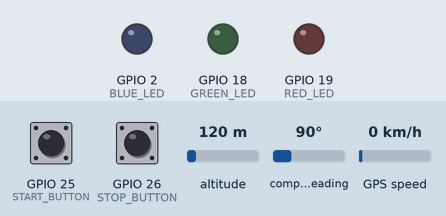
This sketch was run on a simulated ESP32. Shown: output pins drawn as LEDs (lit = HIGH). Dashed ring = blinking. Inputs (shaded band) come from the test bench; at power-on: GPIO 25 (START_BUTTON) HIGH, GPIO 26 (STOP_BUTTON) HIGH, altitude 120 m, compass heading 90°, GPS speed 0 km/h. WiFi joins after 1.5 s; servers stay silent unless stated; the GPS gets a fix after 3 s at 37.7749, -122.4194 with 8 satellites; what the sketch prints to the serial monitor is not drawn.

Above: at 1.2 s.
1.3 s: GPIO 25 (START_BUTTON) pulled LOW for 0.15 s
At 3.2 s:
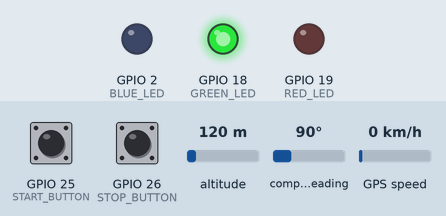
4.3 s: GPIO 26 (STOP_BUTTON) pulled LOW for 0.15 s
At 4.7 s:
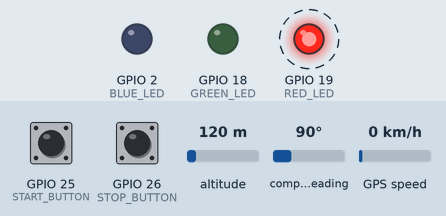
7.3 s: GPIO 25 (START_BUTTON) pulled LOW for 1 s
At 9.2 s:
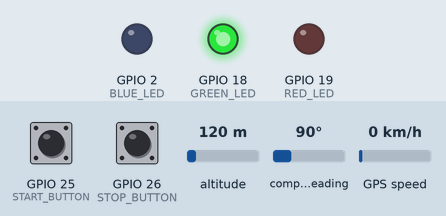
10.3 s: GPIO 26 (STOP_BUTTON) pulled LOW for 1 s
At 14.1 s:
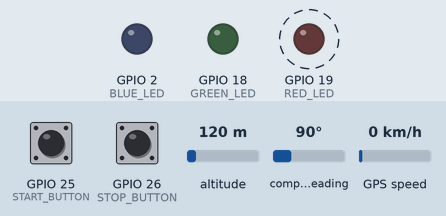
14.3 s: GPIO 25 (START_BUTTON) pulled LOW for 3.2 s
At 16.2 s:
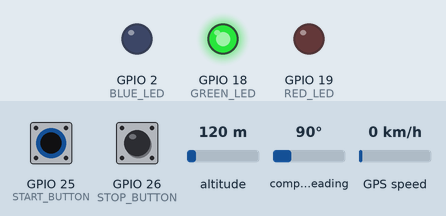
Timing chart, 0 to 17.7 s (numbered marks = the images above; inputs shaded):
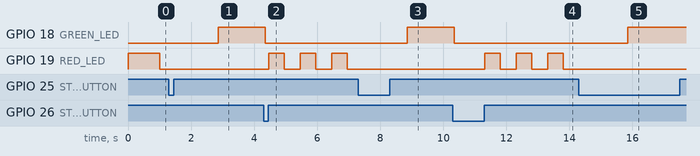

The sketch:

ESP32_2bb_irl_setup_ver3.ino
```cpp
#include <TinyGPS++.h>
#include <WiFi.h>

const char* WIFI_SSID = "put_wifi_name";
const char* WIFI_PASSWORD = "put_wifi_password";

#define START_BUTTON 25
#define STOP_BUTTON 26

#define BUZZER_PIN 22
#define RED_LED 19
#define GREEN_LED 18
#define BLUE_LED 2

#define GPS_RX 16
#define GPS_TX 17

TinyGPSPlus gps;
HardwareSerial GPS(2);

bool systemActive = false;
bool redLedState = false;
bool blueLedState = false;

unsigned long lastGPSDisplay = 0;
unsigned long lastRedBlink = 0;
unsigned long lastBlueBlink = 0;
unsigned long lastPing = 0;

void startSystem()
{
    systemActive = true;

    digitalWrite(RED_LED, LOW);
    digitalWrite(GREEN_LED, LOW);
    digitalWrite(BLUE_LED, LOW);

    Serial.println();
    Serial.println("==============================");
    Serial.println("SYSTEM STARTING");
    Serial.println("==============================");

    WiFi.mode(WIFI_STA);
    WiFi.begin(WIFI_SSID, WIFI_PASSWORD);

    Serial.print("Connecting to WiFi");

    int attempts = 0;

    while (WiFi.status() != WL_CONNECTED && attempts < 30)
    {
        delay(500);
        Serial.print(".");
        attempts++;
    }

    Serial.println();

    if (WiFi.status() == WL_CONNECTED)
    {
        Serial.println("WiFi Status: CONNECTED");
        Serial.print("IP Address: ");
        Serial.println(WiFi.localIP());

        digitalWrite(GREEN_LED, HIGH);
        digitalWrite(BLUE_LED, LOW);
    }
    else
    {
        Serial.println("WiFi Status: DISCONNECTED");
        digitalWrite(GREEN_LED, LOW);
    }

    lastGPSDisplay = 0;

    Serial.println("GPS detection started.");
    Serial.println("==============================");
}

void stopSystem()
{
    systemActive = false;

    digitalWrite(GREEN_LED, LOW);
    digitalWrite(BLUE_LED, LOW);

    noTone(BUZZER_PIN);

    WiFi.disconnect();

    Serial.println();
    Serial.println("==============================");
    Serial.println("SYSTEM STOPPED");
    Serial.println("Location sharing stopped.");
    Serial.println("GPS detection stopped.");
    Serial.println("WiFi disconnected.");
    Serial.println("==============================");
}

void setup()
{
    Serial.begin(115200);

    GPS.begin(9600, SERIAL_8N1, GPS_RX, GPS_TX);

    pinMode(START_BUTTON, INPUT_PULLUP);
    pinMode(STOP_BUTTON, INPUT_PULLUP);

    pinMode(BUZZER_PIN, OUTPUT);
    pinMode(RED_LED, OUTPUT);
    pinMode(GREEN_LED, OUTPUT);
    pinMode(BLUE_LED, OUTPUT);

    digitalWrite(BUZZER_PIN, LOW);
    digitalWrite(RED_LED, HIGH);
    digitalWrite(GREEN_LED, LOW);
    digitalWrite(BLUE_LED, LOW);

    Serial.println();
    Serial.println("==============================");
    Serial.println("ESP32 GPS LOCATION SYSTEM");
    Serial.println("==============================");
    Serial.println("Press D25 to START");
    Serial.println("Press D26 to STOP");
    Serial.println("==============================");
}

void loop()
{
    if (digitalRead(START_BUTTON) == LOW)
    {
        delay(50);

        if (digitalRead(START_BUTTON) == LOW)
        {
            if (!systemActive)
            {
                startSystem();
            }

            while (digitalRead(START_BUTTON) == LOW)
            {
                delay(10);
            }
        }
    }

    if (digitalRead(STOP_BUTTON) == LOW)
    {
        delay(50);

        if (digitalRead(STOP_BUTTON) == LOW)
        {
            if (systemActive)
            {
                stopSystem();
            }

            while (digitalRead(STOP_BUTTON) == LOW)
            {
                delay(10);
            }
        }
    }

    if (!systemActive)
    {
        if (millis() - lastRedBlink >= 500)
        {
            lastRedBlink = millis();

            redLedState = !redLedState;

            digitalWrite(RED_LED, redLedState);
        }

        return;
    }

    while (GPS.available())
    {
        gps.encode(GPS.read());
    }

    if (WiFi.status() == WL_CONNECTED)
    {
        digitalWrite(BLUE_LED, LOW);
        digitalWrite(GREEN_LED, HIGH);
    }
    else
    {
        digitalWrite(GREEN_LED, LOW);

        if (millis() - lastBlueBlink >= 500)
        {
            lastBlueBlink = millis();

            blueLedState = !blueLedState;

            digitalWrite(BLUE_LED, blueLedState);
        }
    }

    if (gps.location.isValid())
    {
        digitalWrite(RED_LED, LOW);

        if (millis() - lastGPSDisplay >= 2000)
        {
            lastGPSDisplay = millis();

            Serial.println();
            Serial.println("===== LOCATION UPDATE =====");

            if (WiFi.status() == WL_CONNECTED)
            {
                Serial.println("WiFi Status: CONNECTED");

                Serial.print("IP Address: ");
                Serial.println(WiFi.localIP());

                Serial.print("WiFi RSSI: ");
                Serial.print(WiFi.RSSI());
                Serial.println(" dBm");

                if (millis() - lastPing >= 3000)
                {
                    lastPing = millis();

                    unsigned long pingStart = millis();

                    WiFiClient client;

                    if (client.connect("google.com", 80))
                    {
                        unsigned long pingTime = millis() - pingStart;

                        Serial.print("WiFi Ping: ");
                        Serial.print(pingTime);
                        Serial.println(" ms");

                        client.stop();
                    }
                    else
                    {
                        Serial.println("WiFi Ping: Failed");
                    }
                }
            }
            else
            {
                Serial.println("WiFi Status: DISCONNECTED");
            }

            Serial.print("Latitude : ");
            Serial.println(gps.location.lat(), 6);

            Serial.print("Longitude: ");
            Serial.println(gps.location.lng(), 6);

            Serial.print("Satellites: ");
            Serial.println(gps.satellites.value());

            Serial.print("HDOP: ");

            if (gps.hdop.isValid())
            {
                Serial.println(gps.hdop.hdop(), 2);
            }
            else
            {
                Serial.println("N/A");
            }

            Serial.println("===========================");
        }
    }
    else
    {
        digitalWrite(RED_LED, LOW);

        static unsigned long lastNoFixMessage = 0;

        if (millis() - lastNoFixMessage >= 2000)
        {
            lastNoFixMessage = millis();

            Serial.println();
            Serial.println("GPS: Waiting for satellite lock...");

            Serial.print("Satellites: ");
            Serial.println(gps.satellites.value());

            if (WiFi.status() == WL_CONNECTED)
            {
                Serial.println("WiFi Status: CONNECTED");
            }
            else
            {
                Serial.println("WiFi Status: DISCONNECTED");
            }
        }
    }
}
```

Measured:
- after the input at 1.3 s, GPIO 18 (GREEN_LED): LOW → HIGH after 1.6 s; GPIO 19 (RED_LED): stops changing and stays LOW
- after the input at 4.3 s, GPIO 18 (GREEN_LED): HIGH → LOW after 0.05 s; GPIO 19 (RED_LED): alternates HIGH for 0.50 s and LOW for 0.50 s, starting after 0.16 s
- after the input at 7.3 s, GPIO 18 (GREEN_LED): LOW → HIGH after 1.6 s; GPIO 19 (RED_LED): stops changing and stays LOW
- after the input at 10.3 s, GPIO 18 (GREEN_LED): HIGH → LOW after 0.05 s; GPIO 19 (RED_LED): alternates HIGH for 0.50 s and LOW for 0.50 s, starting after 1.0 s
- after the input at 14.3 s, GPIO 18 (GREEN_LED): LOW → HIGH after 1.6 s; GPIO 19 (RED_LED): stops changing and stays LOW
